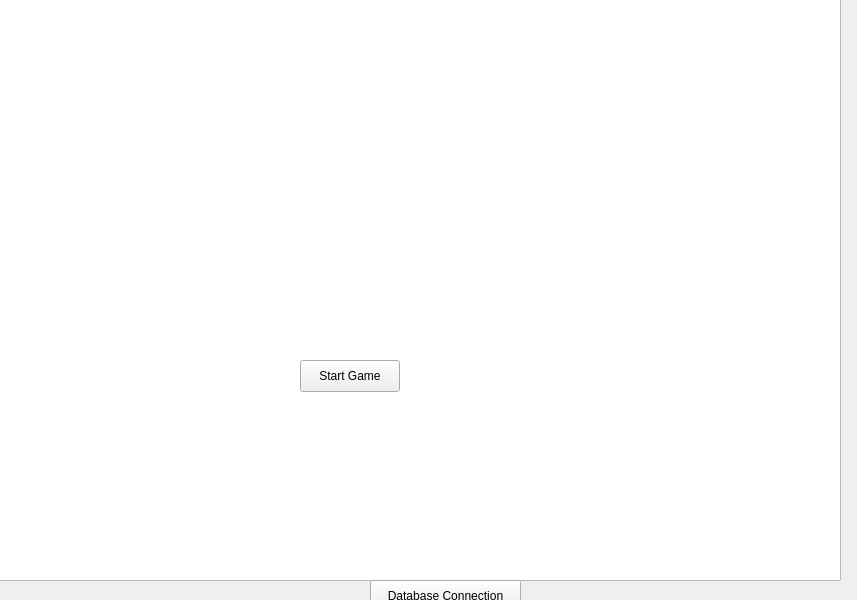
<?xml version="1.0" encoding="UTF-8"?>
<ui version="4.0">
 <class>Widget</class>
 <widget class="QWidget" name="Widget">
  <property name="geometry">
   <rect>
    <x>0</x>
    <y>0</y>
    <width>857</width>
    <height>600</height>
   </rect>
  </property>
  <property name="windowTitle">
   <string>Widget</string>
  </property>
  <widget class="QGraphicsView" name="startGameButtin">
   <property name="geometry">
    <rect>
     <x>-10</x>
     <y>-40</y>
     <width>851</width>
     <height>621</height>
    </rect>
   </property>
  </widget>
  <widget class="QPushButton" name="pushButton">
   <property name="geometry">
    <rect>
     <x>370</x>
     <y>580</y>
     <width>151</width>
     <height>31</height>
    </rect>
   </property>
   <property name="text">
    <string>Database Connection</string>
   </property>
  </widget>
  <widget class="QPushButton" name="startGameButton">
   <property name="geometry">
    <rect>
     <x>300</x>
     <y>360</y>
     <width>100</width>
     <height>32</height>
    </rect>
   </property>
   <property name="text">
    <string>Start Game</string>
   </property>
  </widget>
 </widget>
 <resources/>
 <connections/>
</ui>
